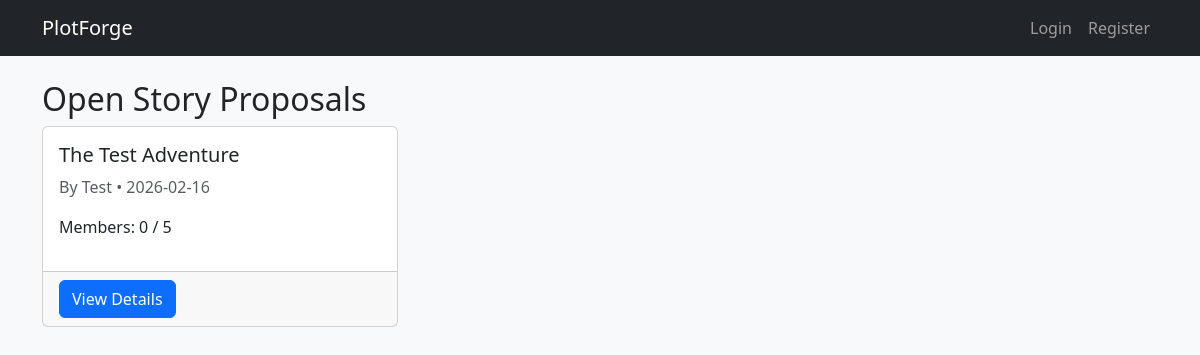
The page /proposals on the database as committed earlier.
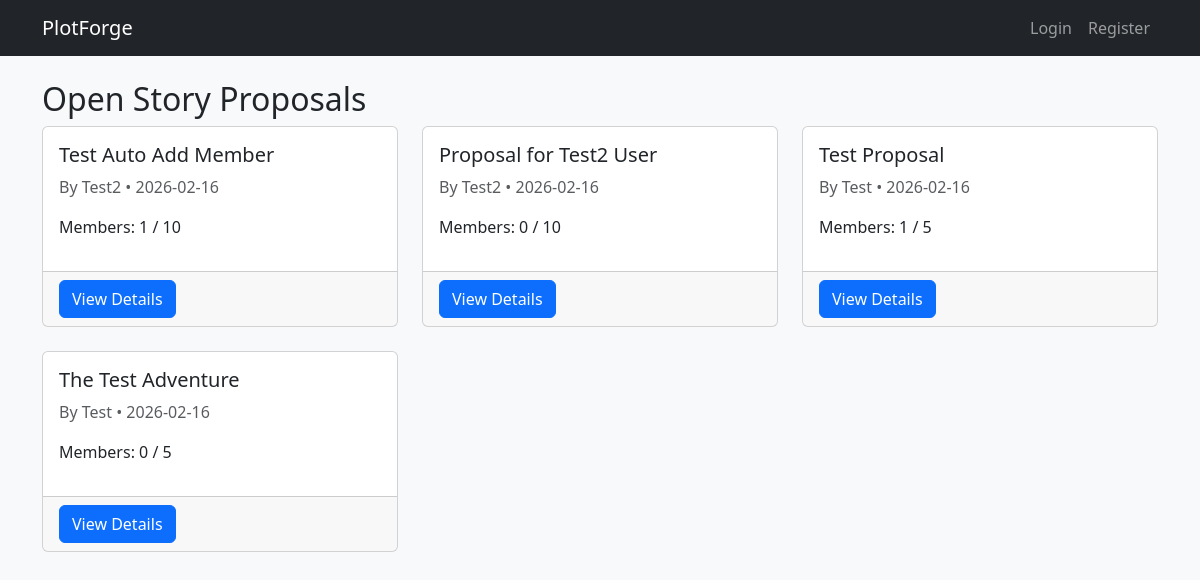
The same page on the database as committed later.
### Code/models.py (models this page shows, shortened)
class Thread(db.Model):
    __tablename__ = 'threads'
    id = db.Column(db.Integer, primary_key=True)
    title = db.Column(db.String(200), nullable=False)
    is_proposal = db.Column(db.Boolean, default=True)
    leader_id = db.Column(db.Integer, db.ForeignKey('users.id'), nullable=False)
    created_at = db.Column(db.DateTime, default=datetime.utcnow)
    status = db.Column(db.String(20), default='open')
    max_members = db.Column(db.Integer, default=15)
    genre_id          = db.Column(db.Integer, db.ForeignKey('list_boundary_options.id'), nullable=True)
    political_id      = db.Column(db.Integer, db.ForeignKey('list_boundary_options.id'), nullable=True)
    violence_id       = db.Column(db.Integer, db.ForeignKey('list_boundary_options.id'), nullable=True)
    sex_id            = db.Column(db.Integer, db.ForeignKey('list_boundary_options.id'), nullable=True)
    style_id          = db.Column(db.Integer, db.ForeignKey('list_boundary_options.id'), nullable=True)
    audience_id       = db.Column(db.Integer, db.ForeignKey('list_boundary_options.id'), nullable=True)
    leader = db.relationship('User', back_populates='owned_threads', foreign_keys=[leader_id])
    memberships = db.relationship('GroupMembership', back_populates='thread', cascade='all, delete-orphan')
    posts = db.relationship('Post', back_populates='thread', cascade='all, delete-orphan', lazy='dynamic')
    documents = db.relationship('Document', back_populates='thread', cascade='all, delete-orphan')
    genre     = db.relationship('ListBoundaryOption', foreign_keys=[genre_id])
    political = db.relationship('ListBoundaryOption', foreign_keys=[political_id])
    violence  = db.relationship('ListBoundaryOption', foreign_keys=[violence_id])
    sex       = db.relationship('ListBoundaryOption', foreign_keys=[sex_id])
    style     = db.relationship('ListBoundaryOption', foreign_keys=[style_id])
    audience  = db.relationship('ListBoundaryOption', foreign_keys=[audience_id])

class User(UserMixin, db.Model):
    __tablename__ = 'users'
    id = db.Column(db.Integer, primary_key=True)
    username = db.Column(db.String(80), unique=True, nullable=False)
    email = db.Column(db.String(120), unique=True, nullable=False)
    password_hash = db.Column(db.String(255), nullable=False)
    created_at = db.Column(db.DateTime, default=datetime.utcnow)
    last_login = db.Column(db.DateTime, nullable=True)
    owned_threads = db.relationship('Thread', back_populates='leader', foreign_keys='Thread.leader_id')
    memberships = db.relationship('GroupMembership', back_populates='user', cascade='all, delete-orphan')

### Code/app.py (the view)
@app.route('/proposals')
def proposals():
    open_proposals = Thread.query.filter_by(is_proposal=True, status='open') \
                                 .order_by(Thread.created_at.desc()).all()
    return render_template('proposals.html', proposals=open_proposals)

### Code/templates/Proposals.html (shortened to what this page needs)
{% extends "base.html" %}
{% block content %}
<h2>Open Story Proposals</h2>
{% if proposals %}
  <div class="row">
    {% for prop in proposals %}
      <div class="col-md-4 mb-4">
        <div class="card h-100">
          <div class="card-body">
            <h5 class="card-title">{{ prop.title }}</h5>
            <p class="card-text text-muted">By {{ prop.leader.username }} • {{ prop.created_at.strftime('%Y-%m-%d') }}</p>
            <p>Members: {{ prop.memberships|length }} / {{ prop.max_members }}</p>
          </div>
          <div class="card-footer">
            <a href="{{ url_for('thread_detail', thread_id=prop.id) }}" class="btn btn-primary">View Details</a>
          </div>
        </div>
      </div>
    {% endfor %}
  </div>
{% else %}
  <p>No open proposals at the moment.</p>
{% endif %}
{% endblock %}

### Code/templates/base.html (shortened to what this page needs)
<!doctype html>
<html lang="en">
<head>
    <link rel="stylesheet" href="https://cdn.jsdelivr.net/npm/bootstrap@5.3.3/dist/css/bootstrap.min.css">
</head>
<body class="bg-light">
    <nav class="navbar navbar-expand-lg navbar-dark bg-dark">
        <div class="container">
            <a class="navbar-brand" href="{{ url_for('hello') }}">PlotForge</a>
            <div class="navbar-nav ms-auto">
                {% if current_user.is_authenticated %}
                    <span class="nav-link text-light">Hi, {{ current_user.username }}</span>
                    <a class="nav-link" href="{{ url_for('dashboard') }}">Dashboard</a>
                    <a class="nav-link" href="{{ url_for('logout') }}">Logout</a>
                {% else %}
                    <a class="nav-link" href="{{ url_for('login') }}">Login</a>
                    <a class="nav-link" href="{{ url_for('register') }}">Register</a>
                {% endif %}
            </div>
        </div>
    </nav>
    <div class="container mt-4">
        {% block content %}{% endblock %}
    </div>
</body>
</html>

Rows that differ between the two databases and show on the page:
added Thread: title "Test Auto Add Member", leader.username "Test2", created_at "2026-02-16", memberships|length "1", max_members "10"
added Thread: title "Proposal for Test2 User", leader.username "Test2", created_at "2026-02-16", memberships|length "0", max_members "10"
added Thread: title "Test Proposal", leader.username "Test", created_at "2026-02-16", memberships|length "1", max_members "5"
